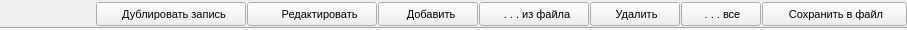
            <widget class="QWidget" name="Panel_RESButtonsBox" native="true">
             <property name="minimumSize">
              <size>
               <width>0</width>
               <height>30</height>
              </size>
             </property>
             <property name="maximumSize">
              <size>
               <width>16777215</width>
               <height>30</height>
              </size>
             </property>
             <layout class="QVBoxLayout" name="verticalLayout_6">
              <property name="spacing">
               <number>0</number>
              </property>
              <property name="leftMargin">
               <number>0</number>
              </property>
              <property name="topMargin">
               <number>0</number>
              </property>
              <property name="rightMargin">
               <number>0</number>
              </property>
              <property name="bottomMargin">
               <number>0</number>
              </property>
              <item>
               <widget class="QWidget" name="Panel_RESButtons1" native="true">
                <property name="minimumSize">
                 <size>
                  <width>0</width>
                  <height>28</height>
                 </size>
                </property>
                <property name="maximumSize">
                 <size>
                  <width>16777215</width>
                  <height>28</height>
                 </size>
                </property>
                <layout class="QHBoxLayout" name="horizontalLayout_8">
                 <property name="spacing">
                  <number>1</number>
                 </property>
                 <property name="leftMargin">
                  <number>0</number>
                 </property>
                 <property name="topMargin">
                  <number>0</number>
                 </property>
                 <property name="rightMargin">
                  <number>0</number>
                 </property>
                 <property name="bottomMargin">
                  <number>0</number>
                 </property>
                 <item>
                  <spacer name="horizontalSpacer_4">
                   <property name="orientation">
                    <enum>Qt::Horizontal</enum>
                   </property>
                   <property name="sizeHint" stdset="0">
                    <size>
                     <width>96</width>
                     <height>20</height>
                    </size>
                   </property>
                  </spacer>
                 </item>
                 <item>
                  <widget class="QPushButton" name="Button_RESDoubleRecord">
                   <property name="minimumSize">
                    <size>
                     <width>150</width>
                     <height>24</height>
                    </size>
                   </property>
                   <property name="maximumSize">
                    <size>
                     <width>150</width>
                     <height>24</height>
                    </size>
                   </property>
                   <property name="font">
                    <font>
                     <pointsize>8</pointsize>
                    </font>
                   </property>
                   <property name="text">
                    <string>  Дублировать запись</string>
                   </property>
                   <property name="icon">
                    <iconset resource="resource.qrc">
                     <normaloff>:/icons/Icons/ButtonIcons/Dowble Row.ico</normaloff>:/icons/Icons/ButtonIcons/Dowble Row.ico</iconset>
                   </property>
                  </widget>
                 </item>
                 <item>
                  <widget class="QPushButton" name="Button_RESEdit">
                   <property name="minimumSize">
                    <size>
                     <width>130</width>
                     <height>24</height>
                    </size>
                   </property>
                   <property name="maximumSize">
                    <size>
                     <width>130</width>
                     <height>24</height>
                    </size>
                   </property>
                   <property name="font">
                    <font>
                     <pointsize>8</pointsize>
                    </font>
                   </property>
                   <property name="text">
                    <string>     Редактировать</string>
                   </property>
                   <property name="icon">
                    <iconset resource="resource.qrc">
                     <normaloff>:/icons/Icons/ButtonIcons/Up.ico</normaloff>:/icons/Icons/ButtonIcons/Up.ico</iconset>
                   </property>
                  </widget>
                 </item>
                 <item>
                  <widget class="QPushButton" name="Button_RESInsert">
                   <property name="minimumSize">
                    <size>
                     <width>100</width>
                     <height>24</height>
                    </size>
                   </property>
                   <property name="maximumSize">
                    <size>
                     <width>100</width>
                     <height>24</height>
                    </size>
                   </property>
                   <property name="font">
                    <font>
                     <pointsize>8</pointsize>
                    </font>
                   </property>
                   <property name="text">
                    <string>  Добавить</string>
                   </property>
                   <property name="icon">
                    <iconset resource="resource.qrc">
                     <normaloff>:/icons/Icons/ButtonIcons/Add.ico</normaloff>:/icons/Icons/ButtonIcons/Add.ico</iconset>
                   </property>
                  </widget>
                 </item>
                 <item>
                  <widget class="QPushButton" name="Button_RESLoadFromFile">
                   <property name="minimumSize">
                    <size>
                     <width>110</width>
                     <height>24</height>
                    </size>
                   </property>
                   <property name="maximumSize">
                    <size>
                     <width>110</width>
                     <height>24</height>
                    </size>
                   </property>
                   <property name="font">
                    <font>
                     <pointsize>8</pointsize>
                    </font>
                   </property>
                   <property name="text">
                    <string>  . . . из файла</string>
                   </property>
                   <property name="icon">
                    <iconset resource="resource.qrc">
                     <normaloff>:/icons/Icons/ButtonIcons/File Add From.ico</normaloff>:/icons/Icons/ButtonIcons/File Add From.ico</iconset>
                   </property>
                  </widget>
                 </item>
                 <item>
                  <widget class="QPushButton" name="Button_RESDelete">
                   <property name="minimumSize">
                    <size>
                     <width>90</width>
                     <height>24</height>
                    </size>
                   </property>
                   <property name="maximumSize">
                    <size>
                     <width>90</width>
                     <height>24</height>
                    </size>
                   </property>
                   <property name="font">
                    <font>
                     <pointsize>8</pointsize>
                    </font>
                   </property>
                   <property name="text">
                    <string> Удалить</string>
                   </property>
                   <property name="icon">
                    <iconset resource="resource.qrc">
                     <normaloff>:/icons/Icons/ButtonIcons/Delete.ico</normaloff>:/icons/Icons/ButtonIcons/Delete.ico</iconset>
                   </property>
                  </widget>
                 </item>
                 <item>
                  <widget class="QPushButton" name="Button_RESDeleteAll">
                   <property name="minimumSize">
                    <size>
                     <width>80</width>
                     <height>24</height>
                    </size>
                   </property>
                   <property name="maximumSize">
                    <size>
                     <width>80</width>
                     <height>24</height>
                    </size>
                   </property>
                   <property name="font">
                    <font>
                     <pointsize>8</pointsize>
                    </font>
                   </property>
                   <property name="text">
                    <string> . . . все</string>
                   </property>
                   <property name="icon">
                    <iconset resource="resource.qrc">
                     <normaloff>:/icons/Icons/ButtonIcons/Delete All.ico</normaloff>:/icons/Icons/ButtonIcons/Delete All.ico</iconset>
                   </property>
                  </widget>
                 </item>
                 <item>
                  <widget class="QPushButton" name="Button_RESSaveToFile">
                   <property name="minimumSize">
                    <size>
                     <width>145</width>
                     <height>24</height>
                    </size>
                   </property>
                   <property name="maximumSize">
                    <size>
                     <width>145</width>
                     <height>24</height>
                    </size>
                   </property>
                   <property name="font">
                    <font>
                     <pointsize>8</pointsize>
                    </font>
                   </property>
                   <property name="text">
                    <string> Сохранить в файл</string>
                   </property>
                   <property name="icon">
                    <iconset resource="resource.qrc">
                     <normaloff>:/icons/Icons/ButtonIcons/File Save To.ico</normaloff>:/icons/Icons/ButtonIcons/File Save To.ico</iconset>
                   </property>
                  </widget>
                 </item>
                </layout>
               </widget>
              </item>
              <item>
               <widget class="Line" name="line_4">
                <property name="orientation">
                 <enum>Qt::Horizontal</enum>
                </property>
               </widget>
              </item>
             </layout>
            </widget>
